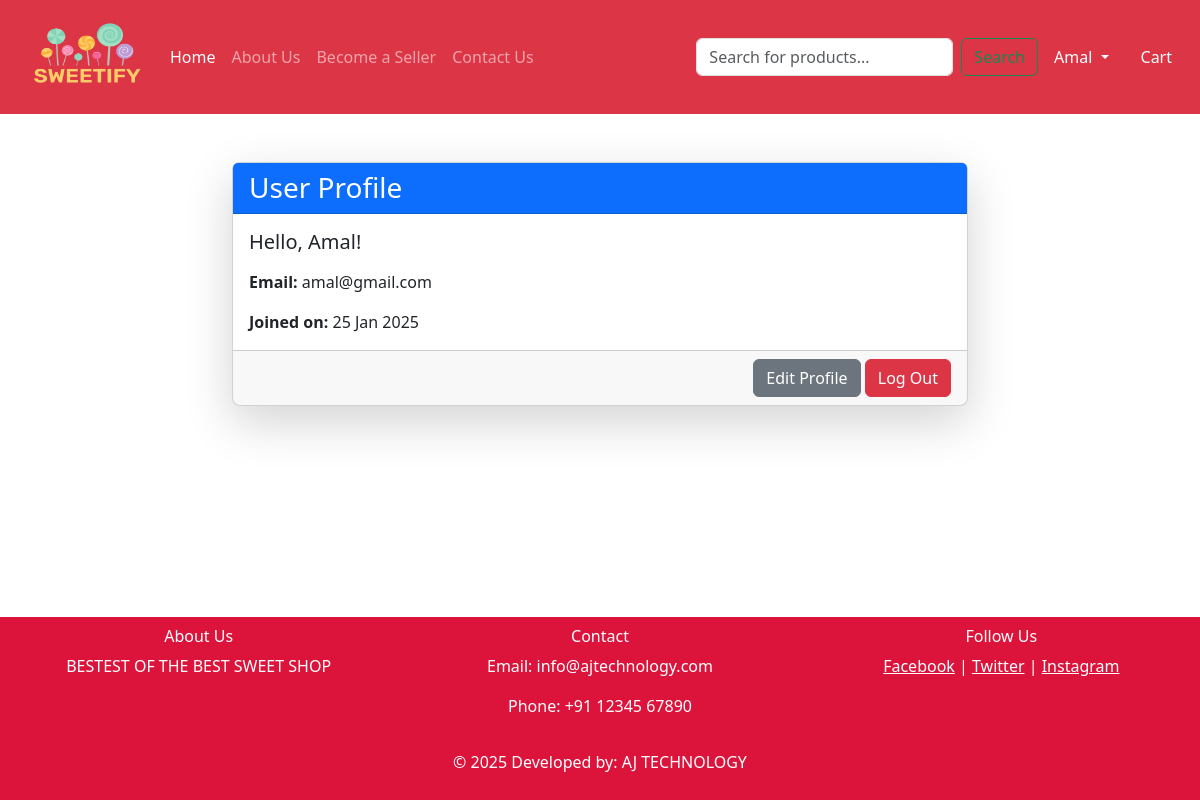
The page /profile/ (signed in) on the database its author committed.
### myapp/models.py (models this page shows)
class CustomUser(AbstractUser):
    USER_TYPES = (
        ('admin', 'Admin'),
        ('seller', 'Seller'),
        ('user', 'User'),
    )
    user_type = models.CharField(max_length=10, choices=USER_TYPES)
    phone = models.BigIntegerField(null=True)

### myapp/views.py (the view)
# urls.py: path('profile/', views.profile_view, name='profile'),
@login_required
def profile_view(request):
    user = request.user
    return render(request, 'profile.html', {'user': user})

### myapp/templates/profile.html (shortened to what this page needs)
{% extends 'base.html' %}
{% load static %}
{% block content %}
<div class="container my-5">
    <div class="row justify-content-center">
        <div class="col-md-8">
            <div class="card shadow-lg rounded-3">
                <div class="card-header bg-primary text-white">
                    <h3 class="mb-0">User Profile</h3>
                </div>
                <div class="card-body">
                    <div class="row">
                        <div class="col-md-8">
                            <h5 class="card-title mb-3">Hello, {{ user.username }}!</h5>
                            <p class="card-text"><strong>Email:</strong> {{ user.email }}</p>
                            <p class="card-text"><strong>Joined on:</strong> {{ user.date_joined|date:"d M Y" }}</p>
                        </div>
                    </div>
                </div>
                <div class="card-footer text-end">
                    <a href="{% url 'edit_profile' %}" class="btn btn-secondary">Edit Profile</a>
                    <a href="{% url 'logout' %}" class="btn btn-danger">Log Out</a>
                </div>
            </div>
        </div>
    </div>
</div>
{% endblock %}

### myapp/templates/base.html (shortened to what this page needs)
<!DOCTYPE html>
{% load static %}
<html lang="en">
<head>
    <link href="https://cdn.jsdelivr.net/npm/bootstrap@5.3.3/dist/css/bootstrap.min.css" rel="stylesheet">
    <nav class="navbar navbar-expand-lg navbar-dark bg-danger">
        <div class="container-fluid">
            <h2><img src="{% static 'images/logo.png' %}" width="150" height="90" alt="Sweetify Logo"/></h2>
            <div class="collapse navbar-collapse" id="navbarTogglerDemo03">
                <ul class="navbar-nav me-auto mb-2 mb-lg-0">
                    <li class="nav-item">
                        <a class="nav-link active" aria-current="page" href="{% url 'home' %}">Home</a>
                    </li>
                    <li class="nav-item">
                        <a class="nav-link" href="{% url 'about' %}">About Us</a>
                    </li>
                    <li class="nav-item">
                        <a class="nav-link" href="{% url 'sellerregister' %}">Become a Seller</a>
                    </li>
                    <li class="nav-item">
                        <a class="nav-link" href="{% url 'contact' %}">Contact Us</a>
                    </li>
                </ul>
                <form method="get" action="{% url 'search_products' %}" class="d-flex">
                    <input type="text" name="query" class="form-control me-2" placeholder="Search for products..." value="{{ request.GET.query }}">
                    <button type="submit" class="btn btn-outline-success">Search</button>
                </form>
            </div>
            <ul class="navbar-nav me-auto mb-2 mb-lg-0">
                {% if user.is_authenticated %}
                    <li class="nav-item dropdown mx-2">
                        <a class="nav-link dropdown-toggle text-white" href="#" id="profileDropdown" role="button" data-bs-toggle="dropdown" aria-expanded="false">
                            {{ user.username }}
                        </a>
                    </li>
                    <li class="nav-item mx-2">
                        <a class="nav-link text-white" href="{% url 'cart' %}">Cart</a>
                    </li>
                {% else %}
                    <li class="nav-item mx-2">
                        <a class="nav-link text-white" href="{% url 'login' %}">Login</a>
                    </li>
                {% endif %}
            </ul>
        </div>
    </nav>
    <div class="content">
        {% block content %}{% endblock %}
    </div>
    <footer>
        <div class="row">
            <div class="col-md-4">
                <h6>About Us</h6>
                <p>BESTEST OF THE BEST SWEET SHOP</p>
            </div>
            <div class="col-md-4">
                <h6>Contact</h6>
                <p>Email: info@ajtechnology.com</p>
                <p>Phone: +91 12345 67890</p>
            </div>
            <div class="col-md-4">
                <h6>Follow Us</h6>
                <a href="#" class="text-white">Facebook</a> |
                <a href="#" class="text-white">Twitter</a> |
                <a href="#" class="text-white">Instagram</a>
            </div>
        </div>
        <div class="mt-3">
            <p>&copy; 2025 Developed by: AJ TECHNOLOGY</p>
        </div>
    </footer>
</body>
</html>

### myapp/templates/base.html (style rules this page uses)
.content { flex: 1; }
footer { background-color: crimson; color: white; text-align: center; padding: 10px; position: relative; width: 100%; clear: both; }

### rows shown on the page
CustomUser: username "Amal", email "amal@gmail.com", date_joined "25 Jan 2025"
